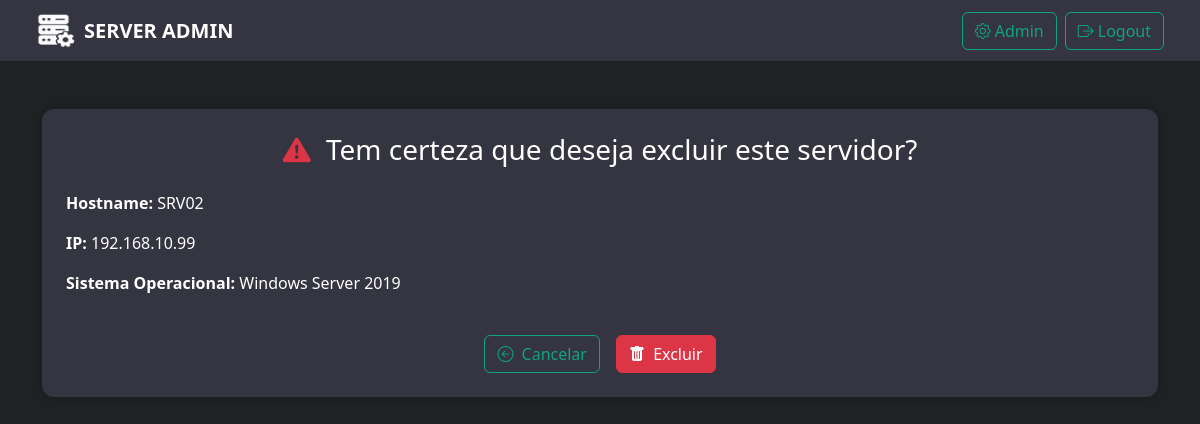
The page /deletar/24/ (signed in) on the database its author committed.
### inventario/models.py (models this page shows, shortened)
class Servidor(models.Model):
    hostname = models.CharField(max_length=100)
    ip = models.GenericIPAddressField()
    sistema_operacional = models.CharField(max_length=100)
    localizacao = models.CharField(
        max_length=20,
        choices=[
            ('Lever', 'Lever'),
            ('Ramalde', 'Ramalde'),
            ('Gaia', 'Gaia')
        ]
    )
    backup = models.CharField(
        max_length=20,
        choices=[
            ('Baixo', 'Baixo'),
            ('Medio', 'Medio'),
            ('Alto', 'Alto'),
            ('Sem Backup', 'Sem Backup')
        ]
    )
    status = models.CharField(
        max_length=20,
        choices=[
            ('Ativo', 'Ativo'),
            ('A Fazer', 'A Fazer'),
            ('Lixo', 'Lixo')
        ]
    )
    update = models.CharField(
        max_length=20,
        choices=[
            ('CRIT', 'CRIT'),
            ('PROD', 'PROD'),
            ('HOMU', 'HOMU'),
            ('Sem Update', 'Sem Update')
        ]
    )
    data_inclusao = models.DateField(auto_now_add=True)
    observacoes = models.TextField(blank=True)

### inventario/views.py (the view)
# urls.py: path('deletar/<int:pk>/', DeletarServidor.as_view(), name='deletar_servidor'),
class DeletarServidor(LoginRequiredMixin, DeleteView):
    login_url = '/login/'
    model = Servidor
    template_name = 'inventario/confirmar_exclusao.html'
    success_url = reverse_lazy('lista_servidores')

### inventario/templates/inventario/confirmar_exclusao.html (shortened to what this page needs)
{% extends 'base.html' %}
{% block content %}
<div class="container mt-5">
    <div class="card p-4 text-center animate__animated animate__fadeIn">
        <h3 class="text-white mb-4">
            <i class="bi bi-exclamation-triangle-fill text-danger me-2"></i>
            Tem certeza que deseja excluir este servidor?
        </h3>
        <div class="mb-4 text-start text-white">
            <p><strong>Hostname:</strong> {{ object.hostname }}</p>
            <p><strong>IP:</strong> {{ object.ip }}</p>
            <p><strong>Sistema Operacional:</strong> {{ object.sistema_operacional }}</p>
        </div>
        <form method="post" class="d-flex justify-content-center gap-3">
            <a href="{% url 'lista_servidores' %}" class="btn btn-outline-light">
                <i class="bi bi-arrow-left-circle me-1"></i> Cancelar
            </a>
            <button type="submit" class="btn btn-danger">
                <i class="bi bi-trash-fill me-1"></i> Excluir
            </button>
        </form>
    </div>
</div>
{% endblock %}

### inventario/templates/base.html (style rules this page uses)
body { background-color: #202123; color: #e6e6e6; }
.card { background-color: #343541; border: none; border-radius: 12px; box-shadow: 0 0 10px rgba(0,0,0,0.2); }
.btn-outline-light { border-color: #10a37f; color: #10a37f; }
a { color: #10a37f; }

### rows shown on the page
Servidor: hostname "SRV02", ip "192.168.10.99", sistema_operacional "Windows Server 2019"
